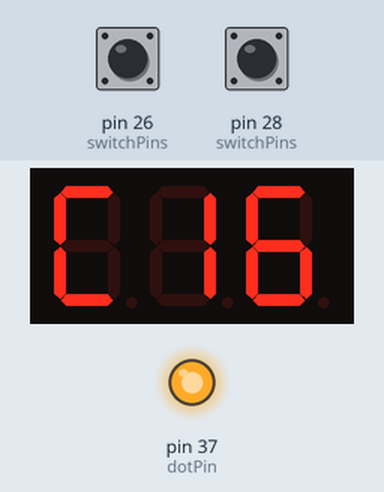
A sketch run on a simulated Arduino Mega 2560, built with avr-gcc and run on an emulated ATmega2560. Parts: 3-digit seven-segment display, output pins drawn as LEDs (lit = HIGH). Wiring (inferred from the names in the program): 3-digit 7-segment display, segments lit when HIGH: segments pin 47, pin 49, pin 41, pin 53, pin 43, pin 45, pin 51; digit selects pin 31, pin 33, pin 35. The test bench sets the inputs (shaded band); at power-on: pin 26 (switchPins) HIGH, pin 28 (switchPins) HIGH. MIDI output is not drawn; the segment pins are drawn as the display they are named for; pins used as bus, display or sensor lines are not drawn.

Above: at 1.2 s.
1.3 s: pin 26 (switchPins) pulled LOW for 0.15 s
At 1.45 s:
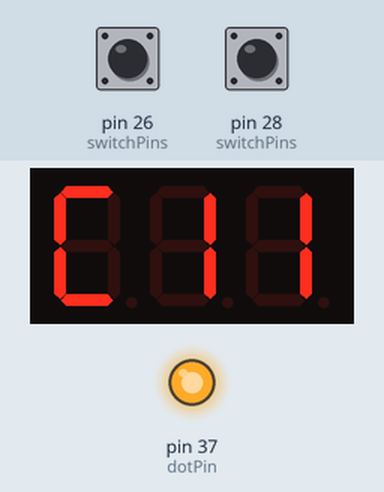
Timing chart, 0 to 4.3 s (numbered marks = the images above; inputs shaded):
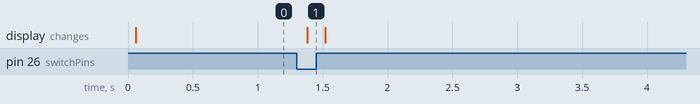

Measured:
- after the input at 1.3 s, the display: changes after 0.08 s (image 1)

The sketch:

MF-1_Replacement.ino
```cpp
#include <MIDI.h>

MIDI_CREATE_INSTANCE(HardwareSerial, SERIAL_PORT_HARDWARE1, MIDI)

const int switchPins[2][6] = {
  { 26, 28, 30, 32, 34, 36 },
  { 42, 44, 46, 48, 50, 52 }
};
const int characters[17][7] = {
  { 1, 1, 1, 1, 1, 1, 0 },  //0
  { 0, 1, 1, 0, 0, 0, 0 },  //1
  { 1, 1, 0, 1, 1, 0, 1 },  //2
  { 1, 1, 1, 1, 0, 0, 1 },  //3
  { 0, 1, 1, 0, 0, 1, 1 },  //4
  { 1, 0, 1, 1, 0, 1, 1 },  //5
  { 1, 0, 1, 1, 1, 1, 1 },  //6
  { 1, 1, 1, 0, 0, 0, 0 },  //7
  { 1, 1, 1, 1, 1, 1, 1 },  //8
  { 1, 1, 1, 1, 0, 1, 1 },  //9
  { 1, 0, 0, 1, 1, 1, 0 },  //10 - C
  { 0, 0, 0, 0, 0, 0, 1 },  //11 - '-'
  { 0, 0, 0, 0, 0, 0, 0 },  //12 - blank
  { 0, 0, 0, 0, 0, 1, 0 },  //13 - top left
  { 0, 1, 0, 0, 0, 0, 0 },  //14 - top right
  { 0, 0, 0, 0, 1, 0, 0 },  //15 - bottom left
  { 0, 0, 1, 0, 0, 0, 0 },  //16 - bottom right

};
const int segmentPins[7] = { 47, 49, 41, 53, 43, 45, 51 };
const int digitPins[3] = { 31, 33, 35 };
const int dotPin = 37;
const bool showCC = true;

volatile int lastCCSent = 0;

void setup() {
  MIDI.begin(MIDI_CHANNEL_OFF);
  Serial.begin(9600);

  initSwitchPins(1);
  initSwitchPins(2);
  initDisplayPins();
  digitalWrite(dotPin, HIGH);
}

void loop() {
  // put your main code here, to run repeatedly:
  int switchNo;
  int ccNo = 0;

  if (lastCCSent > 0) {
    if(showCC){
      display(10, (lastCCSent / 10), (lastCCSent % 10), false);
    }
    else{
      showSwitchPositionFromCC(lastCCSent);
    }
  } else {
    display(12, 12, 12, false);
  }

  switchNo = readFootSwitch(1);
  if (switchNo == 0) {
    switchNo = readFootSwitch(2);
    if (switchNo > 0) {
      ccNo = CCFromSwitch(switchNo, 2);
    }
  } else {
    ccNo = CCFromSwitch(switchNo, 1);
  }

  if (ccNo == 0 && lastCCSent != 0) {
    //pedal released, send 0 to last CC
    MIDI.sendControlChange(lastCCSent, 0, 1);
    lastCCSent = 0;
  } else {
    if (ccNo != lastCCSent) {
      //Send 127 to CC, initiating the pedal press
      MIDI.sendControlChange(ccNo, 127, 1);
      lastCCSent = ccNo;
    }
  }
}

void initSwitchPins(int row) {
  pinMode(switchPins[row - 1][0], INPUT);
  pinMode(switchPins[row - 1][1], INPUT);
  for (int i = 2; i <= 6; i++) {
    pinMode(switchPins[row - 1][i], OUTPUT);
  }
}

void initDisplayPins() {
  for (int pin = 0; pin < 8; pin++) {
    pinMode(segmentPins[pin], OUTPUT);
  }
  for (int pin = 0; pin < 3; pin++) {
    pinMode(digitPins[pin], OUTPUT);
  }
  pinMode(dotPin, OUTPUT);
}

int readFootSwitch(int row) {
  int result = 0;

  //Send pins 3-6 high
  //test pin 1 after each
  //if pin1 high, set result and exit
  for (int i = 2; i <= 5; i++) {
    digitalWrite(switchPins[row - 1][i], HIGH);
    if (digitalRead(switchPins[row - 1][0]) == HIGH) result = i - 1;
    digitalWrite(switchPins[row - 1][i], LOW);
    if (result > 0) return result + 10;
  }

  //Send pins 3-4 high
  //test pin 2 after each
  //if pin2 high, set result and exit
  for (int i = 2; i <= 5; i++) {
    digitalWrite(switchPins[row - 1][i], HIGH);
    if (digitalRead(switchPins[row - 1][1]) == HIGH) result = i - 1;
    digitalWrite(switchPins[row - 1][i], LOW);
    if (result > 0) return result + 20;
  }

  return result;
}

int CCFromSwitch(int switchNo, int row) {
  switch (switchNo) {
    case 21:  //Wiredly the two boards (upper and lower are wired slightly differently - assume its related to how the original firmware worked - so button 1 can be on one of two pins)
    case 23:
      return (10 * row) + 1;
    case 14:
      return (10 * row) + 2;
    case 22:  //Wiredly the two boards (upper and lower are wired slightly differently - assume its related to how the original firmware worked - so button 3 can be on one of two pins)
    case 24:
      return (10 * row) + 3;
    case 13:
      return (10 * row) + 4;
    case 12:
      return (10 * row) + 5;
    case 11:
      return (10 * row) + 6;
    default:
      return 0;
  }
}

void display(int h, int t, int u, bool showLeadingZeros) {
  if (h == 0 && !showLeadingZeros) h = 12;
  if (h == 0 && t == 0 && !showLeadingZeros) t = 12;

  int digits[] = { h, t, u };
  for (int digit = 0; digit < 3; digit++) {
    digitalWrite(digitPins[0], LOW);
    digitalWrite(digitPins[1], LOW);
    digitalWrite(digitPins[2], LOW);


    for (int segment = 0; segment < 8; segment++) {
      digitalWrite(segmentPins[segment], characters[digits[digit]][segment] == 0 ? LOW : HIGH);
    }

    digitalWrite(digitPins[0], digit == 0 ? HIGH : LOW);
    digitalWrite(digitPins[1], digit == 1 ? HIGH : LOW);
    digitalWrite(digitPins[2], digit == 2 ? HIGH : LOW);

    delay(5);
  }
}

void showSwitchPositionFromCC(int cc) {
  if ((cc / 10) == 1) {
    switch (cc % 10) {
      case 1:
        display(13, 12, 12, false);
        break;
      case 2:
        display(14, 12, 12, false);
        break;
      case 3:
        display(12, 13, 12, false);
        break;
      case 4:
        display(12, 14, 12, false);
        break;
      case 5:
        display(12, 12, 13, false);
        break;
      case 6:
        display(12, 12, 14, false);
        break;
    }
  } else if ((cc / 10) == 2) {
    switch (cc % 10) {
      case 1:
        display(15, 12, 12, false);
        break;
      case 2:
        display(16, 12, 12, false);
        break;
      case 3:
        display(12, 15, 12, false);
        break;
      case 4:
        display(12, 16, 12, false);
        break;
      case 5:
        display(12, 12, 15, false);
        break;
      case 6:
        display(12, 12, 16, false);
        break;
    }
  } else {
    display(12, 12, 12, false);
  }
}
```
